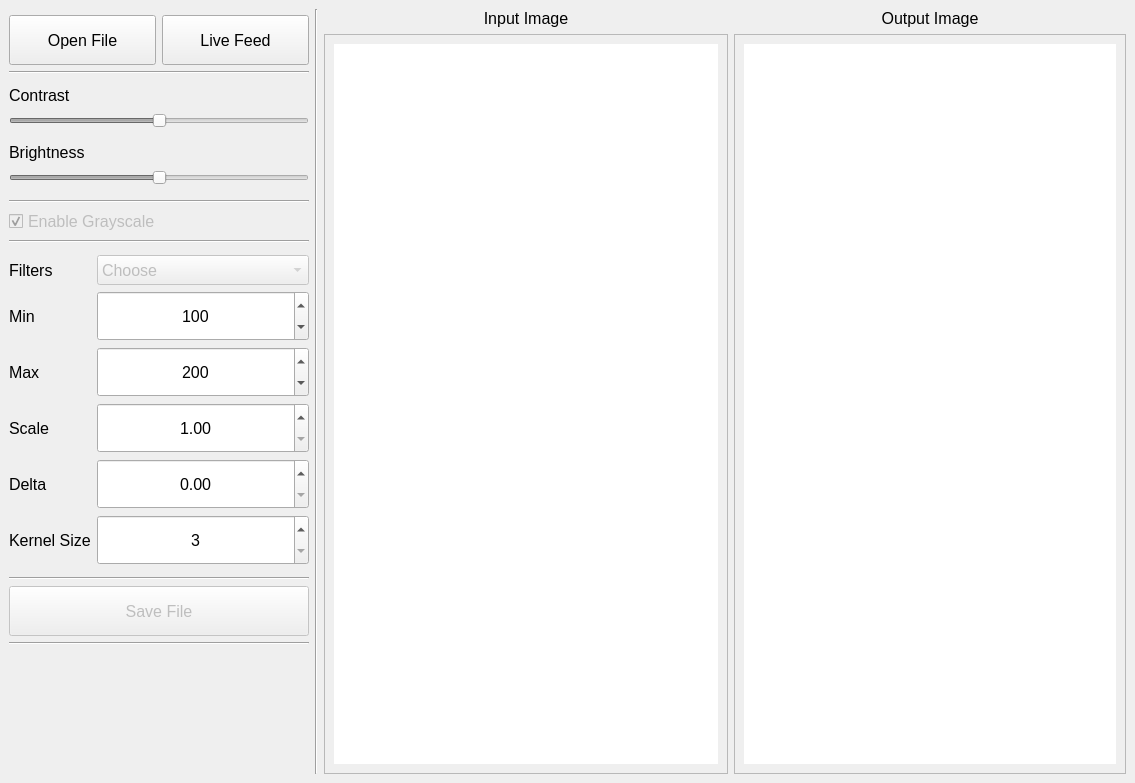
<?xml version="1.0" encoding="UTF-8"?>
<ui version="4.0">
 <class>MainWindow</class>
 <widget class="QMainWindow" name="MainWindow">
  <property name="geometry">
   <rect>
    <x>0</x>
    <y>0</y>
    <width>1135</width>
    <height>783</height>
   </rect>
  </property>
  <property name="windowTitle">
   <string>MainWindow</string>
  </property>
  <property name="styleSheet">
   <string notr="true"/>
  </property>
  <widget class="QWidget" name="centralwidget">
   <layout class="QHBoxLayout" name="horizontalLayout_12">
    <item>
     <layout class="QVBoxLayout" name="verticalLayout_8">
      <property name="sizeConstraint">
       <enum>QLayout::SetMinAndMaxSize</enum>
      </property>
      <item>
       <widget class="Line" name="line_9">
        <property name="orientation">
         <enum>Qt::Vertical</enum>
        </property>
       </widget>
      </item>
      <item>
       <layout class="QHBoxLayout" name="horizontalLayout_6">
        <item>
         <widget class="QPushButton" name="Open_File">
          <property name="minimumSize">
           <size>
            <width>0</width>
            <height>50</height>
           </size>
          </property>
          <property name="font">
           <font>
            <pointsize>12</pointsize>
           </font>
          </property>
          <property name="text">
           <string>Open File</string>
          </property>
         </widget>
        </item>
        <item>
         <widget class="QPushButton" name="Choose_Camera">
          <property name="minimumSize">
           <size>
            <width>0</width>
            <height>50</height>
           </size>
          </property>
          <property name="font">
           <font>
            <pointsize>12</pointsize>
           </font>
          </property>
          <property name="text">
           <string>Live Feed</string>
          </property>
         </widget>
        </item>
       </layout>
      </item>
      <item>
       <layout class="QVBoxLayout" name="verticalLayout_9">
        <item>
         <widget class="Line" name="line">
          <property name="orientation">
           <enum>Qt::Horizontal</enum>
          </property>
         </widget>
        </item>
        <item>
         <widget class="QFrame" name="frame">
          <property name="frameShape">
           <enum>QFrame::StyledPanel</enum>
          </property>
          <property name="frameShadow">
           <enum>QFrame::Raised</enum>
          </property>
         </widget>
        </item>
        <item>
         <widget class="QLabel" name="label">
          <property name="font">
           <font>
            <pointsize>12</pointsize>
           </font>
          </property>
          <property name="text">
           <string>Contrast</string>
          </property>
         </widget>
        </item>
        <item>
         <widget class="QSlider" name="Contrast">
          <property name="enabled">
           <bool>false</bool>
          </property>
          <property name="sizePolicy">
           <sizepolicy hsizetype="Fixed" vsizetype="Fixed">
            <horstretch>0</horstretch>
            <verstretch>0</verstretch>
           </sizepolicy>
          </property>
          <property name="minimumSize">
           <size>
            <width>300</width>
            <height>20</height>
           </size>
          </property>
          <property name="maximum">
           <number>200</number>
          </property>
          <property name="singleStep">
           <number>1</number>
          </property>
          <property name="value">
           <number>100</number>
          </property>
          <property name="sliderPosition">
           <number>100</number>
          </property>
          <property name="orientation">
           <enum>Qt::Horizontal</enum>
          </property>
         </widget>
        </item>
        <item>
         <widget class="QFrame" name="frame_2">
          <property name="frameShape">
           <enum>QFrame::StyledPanel</enum>
          </property>
          <property name="frameShadow">
           <enum>QFrame::Raised</enum>
          </property>
         </widget>
        </item>
        <item>
         <widget class="QLabel" name="label_2">
          <property name="font">
           <font>
            <pointsize>12</pointsize>
           </font>
          </property>
          <property name="text">
           <string>Brightness</string>
          </property>
         </widget>
        </item>
        <item>
         <widget class="QSlider" name="Brightness">
          <property name="enabled">
           <bool>false</bool>
          </property>
          <property name="sizePolicy">
           <sizepolicy hsizetype="Fixed" vsizetype="Fixed">
            <horstretch>0</horstretch>
            <verstretch>0</verstretch>
           </sizepolicy>
          </property>
          <property name="minimumSize">
           <size>
            <width>300</width>
            <height>20</height>
           </size>
          </property>
          <property name="minimum">
           <number>-100</number>
          </property>
          <property name="maximum">
           <number>100</number>
          </property>
          <property name="orientation">
           <enum>Qt::Horizontal</enum>
          </property>
         </widget>
        </item>
        <item>
         <widget class="QFrame" name="frame_3">
          <property name="frameShape">
           <enum>QFrame::StyledPanel</enum>
          </property>
          <property name="frameShadow">
           <enum>QFrame::Raised</enum>
          </property>
         </widget>
        </item>
        <item>
         <widget class="Line" name="line_2">
          <property name="orientation">
           <enum>Qt::Horizontal</enum>
          </property>
         </widget>
        </item>
        <item>
         <widget class="QCheckBox" name="Grayscale">
          <property name="enabled">
           <bool>false</bool>
          </property>
          <property name="font">
           <font>
            <pointsize>12</pointsize>
           </font>
          </property>
          <property name="text">
           <string>Enable Grayscale</string>
          </property>
          <property name="checked">
           <bool>true</bool>
          </property>
         </widget>
        </item>
       </layout>
      </item>
      <item>
       <widget class="Line" name="line_7">
        <property name="orientation">
         <enum>Qt::Horizontal</enum>
        </property>
       </widget>
      </item>
      <item>
       <widget class="Line" name="line_3">
        <property name="orientation">
         <enum>Qt::Vertical</enum>
        </property>
       </widget>
      </item>
      <item>
       <layout class="QHBoxLayout" name="horizontalLayout">
        <item>
         <layout class="QFormLayout" name="formLayout">
          <item row="5" column="0">
           <widget class="QLabel" name="label_3">
            <property name="sizePolicy">
             <sizepolicy hsizetype="Fixed" vsizetype="Preferred">
              <horstretch>0</horstretch>
              <verstretch>0</verstretch>
             </sizepolicy>
            </property>
            <property name="minimumSize">
             <size>
              <width>50</width>
              <height>30</height>
             </size>
            </property>
            <property name="font">
             <font>
              <pointsize>12</pointsize>
             </font>
            </property>
            <property name="text">
             <string>Filters</string>
            </property>
           </widget>
          </item>
          <item row="5" column="1">
           <layout class="QHBoxLayout" name="horizontalLayout_2">
            <item>
             <widget class="QComboBox" name="Edge_detection">
              <property name="enabled">
               <bool>false</bool>
              </property>
              <property name="sizePolicy">
               <sizepolicy hsizetype="Preferred" vsizetype="Preferred">
                <horstretch>0</horstretch>
                <verstretch>0</verstretch>
               </sizepolicy>
              </property>
              <property name="minimumSize">
               <size>
                <width>0</width>
                <height>30</height>
               </size>
              </property>
              <property name="font">
               <font>
                <pointsize>12</pointsize>
               </font>
              </property>
              <item>
               <property name="text">
                <string>Choose</string>
               </property>
              </item>
              <item>
               <property name="text">
                <string>Sobel</string>
               </property>
              </item>
              <item>
               <property name="text">
                <string>Canny</string>
               </property>
              </item>
              <item>
               <property name="text">
                <string>Prewitt</string>
               </property>
              </item>
              <item>
               <property name="text">
                <string>Laplacian</string>
               </property>
              </item>
             </widget>
            </item>
           </layout>
          </item>
          <item row="9" column="0">
           <widget class="QLabel" name="label_4">
            <property name="minimumSize">
             <size>
              <width>0</width>
              <height>30</height>
             </size>
            </property>
            <property name="font">
             <font>
              <pointsize>12</pointsize>
             </font>
            </property>
            <property name="text">
             <string>Min</string>
            </property>
           </widget>
          </item>
          <item row="9" column="1">
           <widget class="QSpinBox" name="Canny_Min">
            <property name="enabled">
             <bool>true</bool>
            </property>
            <property name="minimumSize">
             <size>
              <width>0</width>
              <height>50</height>
             </size>
            </property>
            <property name="font">
             <font>
              <pointsize>12</pointsize>
             </font>
            </property>
            <property name="alignment">
             <set>Qt::AlignCenter</set>
            </property>
            <property name="maximum">
             <number>200</number>
            </property>
            <property name="value">
             <number>100</number>
            </property>
           </widget>
          </item>
          <item row="10" column="0">
           <widget class="QLabel" name="label_5">
            <property name="minimumSize">
             <size>
              <width>0</width>
              <height>30</height>
             </size>
            </property>
            <property name="font">
             <font>
              <pointsize>12</pointsize>
             </font>
            </property>
            <property name="text">
             <string>Max</string>
            </property>
           </widget>
          </item>
          <item row="10" column="1">
           <widget class="QSpinBox" name="Canny_Max">
            <property name="minimumSize">
             <size>
              <width>0</width>
              <height>50</height>
             </size>
            </property>
            <property name="font">
             <font>
              <pointsize>12</pointsize>
             </font>
            </property>
            <property name="alignment">
             <set>Qt::AlignCenter</set>
            </property>
            <property name="maximum">
             <number>500</number>
            </property>
            <property name="value">
             <number>200</number>
            </property>
           </widget>
          </item>
          <item row="11" column="0">
           <widget class="QLabel" name="label_6">
            <property name="minimumSize">
             <size>
              <width>0</width>
              <height>30</height>
             </size>
            </property>
            <property name="font">
             <font>
              <pointsize>12</pointsize>
             </font>
            </property>
            <property name="text">
             <string>Scale</string>
            </property>
           </widget>
          </item>
          <item row="11" column="1">
           <widget class="QDoubleSpinBox" name="Scale_Spinner">
            <property name="minimumSize">
             <size>
              <width>0</width>
              <height>50</height>
             </size>
            </property>
            <property name="font">
             <font>
              <pointsize>12</pointsize>
             </font>
            </property>
            <property name="alignment">
             <set>Qt::AlignCenter</set>
            </property>
            <property name="minimum">
             <double>1.000000000000000</double>
            </property>
           </widget>
          </item>
          <item row="12" column="0">
           <widget class="QLabel" name="label_7">
            <property name="minimumSize">
             <size>
              <width>0</width>
              <height>30</height>
             </size>
            </property>
            <property name="font">
             <font>
              <pointsize>12</pointsize>
             </font>
            </property>
            <property name="text">
             <string>Delta</string>
            </property>
           </widget>
          </item>
          <item row="12" column="1">
           <widget class="QDoubleSpinBox" name="Delta_Spinner">
            <property name="minimumSize">
             <size>
              <width>0</width>
              <height>50</height>
             </size>
            </property>
            <property name="font">
             <font>
              <pointsize>12</pointsize>
             </font>
            </property>
            <property name="alignment">
             <set>Qt::AlignCenter</set>
            </property>
           </widget>
          </item>
          <item row="13" column="0">
           <widget class="QLabel" name="label_8">
            <property name="minimumSize">
             <size>
              <width>0</width>
              <height>30</height>
             </size>
            </property>
            <property name="font">
             <font>
              <pointsize>12</pointsize>
             </font>
            </property>
            <property name="text">
             <string>Kernel Size</string>
            </property>
           </widget>
          </item>
          <item row="13" column="1">
           <widget class="QSpinBox" name="Kernel_Spinner">
            <property name="minimumSize">
             <size>
              <width>0</width>
              <height>50</height>
             </size>
            </property>
            <property name="font">
             <font>
              <pointsize>12</pointsize>
             </font>
            </property>
            <property name="alignment">
             <set>Qt::AlignCenter</set>
            </property>
            <property name="minimum">
             <number>3</number>
            </property>
            <property name="maximum">
             <number>21</number>
            </property>
            <property name="singleStep">
             <number>2</number>
            </property>
            <property name="value">
             <number>3</number>
            </property>
           </widget>
          </item>
          <item row="14" column="0">
           <widget class="QFrame" name="frame_4">
            <property name="frameShape">
             <enum>QFrame::StyledPanel</enum>
            </property>
            <property name="frameShadow">
             <enum>QFrame::Raised</enum>
            </property>
           </widget>
          </item>
         </layout>
        </item>
       </layout>
      </item>
      <item>
       <widget class="Line" name="line_8">
        <property name="orientation">
         <enum>Qt::Horizontal</enum>
        </property>
       </widget>
      </item>
      <item>
       <widget class="QPushButton" name="Save_File">
        <property name="enabled">
         <bool>false</bool>
        </property>
        <property name="minimumSize">
         <size>
          <width>100</width>
          <height>50</height>
         </size>
        </property>
        <property name="font">
         <font>
          <pointsize>12</pointsize>
         </font>
        </property>
        <property name="text">
         <string>Save File</string>
        </property>
       </widget>
      </item>
      <item>
       <widget class="Line" name="line_4">
        <property name="orientation">
         <enum>Qt::Horizontal</enum>
        </property>
       </widget>
      </item>
      <item>
       <spacer name="verticalSpacer">
        <property name="orientation">
         <enum>Qt::Vertical</enum>
        </property>
        <property name="sizeHint" stdset="0">
         <size>
          <width>20</width>
          <height>40</height>
         </size>
        </property>
       </spacer>
      </item>
     </layout>
    </item>
    <item>
     <widget class="Line" name="line_5">
      <property name="orientation">
       <enum>Qt::Vertical</enum>
      </property>
     </widget>
    </item>
    <item>
     <layout class="QVBoxLayout" name="verticalLayout_5">
      <item>
       <widget class="QLabel" name="Input_label">
        <property name="font">
         <font>
          <pointsize>12</pointsize>
         </font>
        </property>
        <property name="text">
         <string>Input Image</string>
        </property>
        <property name="alignment">
         <set>Qt::AlignCenter</set>
        </property>
       </widget>
      </item>
      <item>
       <widget class="QStackedWidget" name="stackedWidget">
        <property name="sizePolicy">
         <sizepolicy hsizetype="Expanding" vsizetype="Expanding">
          <horstretch>0</horstretch>
          <verstretch>0</verstretch>
         </sizepolicy>
        </property>
        <property name="frameShape">
         <enum>QFrame::StyledPanel</enum>
        </property>
        <property name="frameShadow">
         <enum>QFrame::Sunken</enum>
        </property>
        <property name="currentIndex">
         <number>0</number>
        </property>
        <widget class="QWidget" name="page">
         <property name="sizePolicy">
          <sizepolicy hsizetype="Expanding" vsizetype="Expanding">
           <horstretch>0</horstretch>
           <verstretch>0</verstretch>
          </sizepolicy>
         </property>
         <layout class="QHBoxLayout" name="horizontalLayout_8">
          <item>
           <widget class="QGraphicsView" name="Input_image">
            <property name="sizePolicy">
             <sizepolicy hsizetype="Expanding" vsizetype="Expanding">
              <horstretch>0</horstretch>
              <verstretch>0</verstretch>
             </sizepolicy>
            </property>
            <property name="minimumSize">
             <size>
              <width>384</width>
              <height>216</height>
             </size>
            </property>
            <property name="frameShape">
             <enum>QFrame::NoFrame</enum>
            </property>
            <property name="frameShadow">
             <enum>QFrame::Plain</enum>
            </property>
           </widget>
          </item>
         </layout>
        </widget>
        <widget class="QWidget" name="page_2">
         <property name="sizePolicy">
          <sizepolicy hsizetype="Expanding" vsizetype="Expanding">
           <horstretch>0</horstretch>
           <verstretch>0</verstretch>
          </sizepolicy>
         </property>
         <layout class="QHBoxLayout" name="horizontalLayout_7">
          <item>
           <widget class="QCameraViewfinder" name="viewfinder" native="true">
            <property name="sizePolicy">
             <sizepolicy hsizetype="Expanding" vsizetype="Expanding">
              <horstretch>0</horstretch>
              <verstretch>0</verstretch>
             </sizepolicy>
            </property>
           </widget>
          </item>
         </layout>
        </widget>
       </widget>
      </item>
     </layout>
    </item>
    <item>
     <layout class="QVBoxLayout" name="verticalLayout_6">
      <item>
       <widget class="QLabel" name="Output_label">
        <property name="font">
         <font>
          <pointsize>12</pointsize>
         </font>
        </property>
        <property name="text">
         <string>Output Image</string>
        </property>
        <property name="alignment">
         <set>Qt::AlignCenter</set>
        </property>
       </widget>
      </item>
      <item>
       <widget class="QStackedWidget" name="stackedWidget_2">
        <property name="sizePolicy">
         <sizepolicy hsizetype="Expanding" vsizetype="Expanding">
          <horstretch>0</horstretch>
          <verstretch>0</verstretch>
         </sizepolicy>
        </property>
        <property name="minimumSize">
         <size>
          <width>384</width>
          <height>216</height>
         </size>
        </property>
        <property name="frameShape">
         <enum>QFrame::StyledPanel</enum>
        </property>
        <property name="frameShadow">
         <enum>QFrame::Sunken</enum>
        </property>
        <widget class="QWidget" name="page_3">
         <layout class="QHBoxLayout" name="horizontalLayout_10">
          <item>
           <widget class="QGraphicsView" name="Output_image">
            <property name="sizePolicy">
             <sizepolicy hsizetype="Expanding" vsizetype="Expanding">
              <horstretch>0</horstretch>
              <verstretch>0</verstretch>
             </sizepolicy>
            </property>
            <property name="frameShape">
             <enum>QFrame::NoFrame</enum>
            </property>
            <property name="frameShadow">
             <enum>QFrame::Plain</enum>
            </property>
           </widget>
          </item>
         </layout>
        </widget>
        <widget class="QWidget" name="page_4"/>
       </widget>
      </item>
     </layout>
    </item>
   </layout>
  </widget>
 </widget>
 <customwidgets>
  <customwidget>
   <class>QCameraViewfinder</class>
   <extends>QWidget</extends>
   <header>qcameraviewfinder.h</header>
   <container>1</container>
  </customwidget>
 </customwidgets>
 <resources/>
 <connections/>
</ui>
